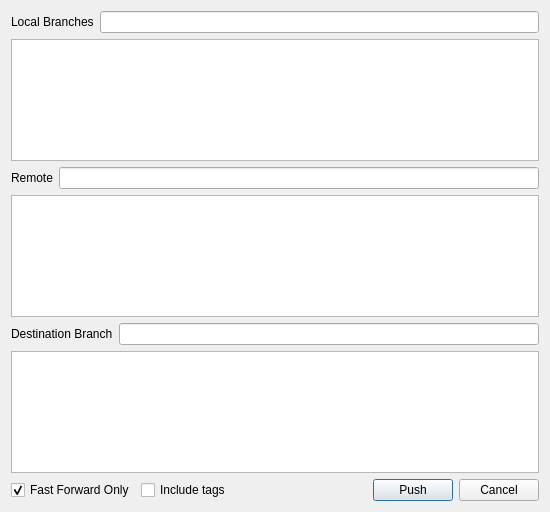
<ui version="4.0" >
 <class>remote</class>
 <widget class="QDialog" name="remote" >
  <property name="geometry" >
   <rect>
    <x>0</x>
    <y>0</y>
    <width>550</width>
    <height>512</height>
   </rect>
  </property>
  <property name="windowTitle" >
   <string>Push</string>
  </property>
  <layout class="QVBoxLayout" >
   <item>
    <layout class="QHBoxLayout" >
     <item>
      <widget class="QLabel" name="label" >
       <property name="text" >
        <string>Local Branches</string>
       </property>
      </widget>
     </item>
     <item>
      <widget class="QLineEdit" name="local_branch" />
     </item>
    </layout>
   </item>
   <item>
    <widget class="QListWidget" name="local_branches" />
   </item>
   <item>
    <layout class="QHBoxLayout" >
     <item>
      <widget class="QLabel" name="label_2" >
       <property name="text" >
        <string>Remote</string>
       </property>
      </widget>
     </item>
     <item>
      <widget class="QLineEdit" name="remotename" />
     </item>
    </layout>
   </item>
   <item>
    <widget class="QListWidget" name="remotes" />
   </item>
   <item>
    <layout class="QHBoxLayout" >
     <item>
      <widget class="QLabel" name="label_3" >
       <property name="text" >
        <string>Destination Branch</string>
       </property>
      </widget>
     </item>
     <item>
      <widget class="QLineEdit" name="remote_branch" />
     </item>
    </layout>
   </item>
   <item>
    <widget class="QListWidget" name="remote_branches" />
   </item>
   <item>
    <layout class="QHBoxLayout" >
     <item>
      <widget class="QCheckBox" name="ffwd_only_checkbox" >
       <property name="text" >
        <string>Fast Forward Only</string>
       </property>
       <property name="checked" >
        <bool>true</bool>
       </property>
      </widget>
     </item>
     <item>
      <widget class="QCheckBox" name="tags_checkbox" >
       <property name="text" >
        <string>Include tags</string>
       </property>
      </widget>
     </item>
     <item>
      <spacer>
       <property name="orientation" >
        <enum>Qt::Horizontal</enum>
       </property>
       <property name="sizeHint" >
        <size>
         <width>40</width>
         <height>20</height>
        </size>
       </property>
      </spacer>
     </item>
     <item>
      <widget class="QPushButton" name="action_button" >
       <property name="text" >
        <string>Push</string>
       </property>
      </widget>
     </item>
     <item>
      <widget class="QPushButton" name="cancel_button" >
       <property name="text" >
        <string>Cancel</string>
       </property>
      </widget>
     </item>
    </layout>
   </item>
  </layout>
 </widget>
 <resources/>
 <connections>
  <connection>
   <sender>cancel_button</sender>
   <signal>released()</signal>
   <receiver>remote</receiver>
   <slot>reject()</slot>
   <hints>
    <hint type="sourcelabel" >
     <x>502</x>
     <y>489</y>
    </hint>
    <hint type="destinationlabel" >
     <x>274</x>
     <y>255</y>
    </hint>
   </hints>
  </connection>
 </connections>
</ui>
